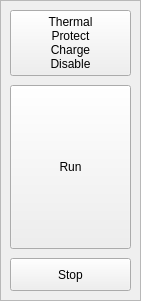
   <widget class="QFrame" name="frame_button">
    <property name="geometry">
     <rect>
      <x>10</x>
      <y>440</y>
      <width>141</width>
      <height>301</height>
     </rect>
    </property>
    <property name="sizePolicy">
     <sizepolicy hsizetype="Preferred" vsizetype="Preferred">
      <horstretch>0</horstretch>
      <verstretch>0</verstretch>
     </sizepolicy>
    </property>
    <property name="frameShape">
     <enum>QFrame::StyledPanel</enum>
    </property>
    <property name="frameShadow">
     <enum>QFrame::Raised</enum>
    </property>
    <layout class="QVBoxLayout" name="verticalLayout" stretch="4,10,2">
     <property name="spacing">
      <number>9</number>
     </property>
     <property name="sizeConstraint">
      <enum>QLayout::SetDefaultConstraint</enum>
     </property>
     <property name="leftMargin">
      <number>9</number>
     </property>
     <property name="topMargin">
      <number>9</number>
     </property>
     <property name="rightMargin">
      <number>9</number>
     </property>
     <property name="bottomMargin">
      <number>9</number>
     </property>
     <item>
      <widget class="QPushButton" name="therm_charge_dis_button">
       <property name="sizePolicy">
        <sizepolicy hsizetype="Minimum" vsizetype="Preferred">
         <horstretch>0</horstretch>
         <verstretch>0</verstretch>
        </sizepolicy>
       </property>
       <property name="text">
        <string>Thermal
Protect
Charge
Disable</string>
       </property>
      </widget>
     </item>
     <item>
      <widget class="QPushButton" name="run_button">
       <property name="sizePolicy">
        <sizepolicy hsizetype="Minimum" vsizetype="Preferred">
         <horstretch>0</horstretch>
         <verstretch>0</verstretch>
        </sizepolicy>
       </property>
       <property name="text">
        <string>Run</string>
       </property>
      </widget>
     </item>
     <item>
      <widget class="QPushButton" name="stop_button">
       <property name="sizePolicy">
        <sizepolicy hsizetype="Minimum" vsizetype="Preferred">
         <horstretch>0</horstretch>
         <verstretch>0</verstretch>
        </sizepolicy>
       </property>
       <property name="text">
        <string>Stop</string>
       </property>
      </widget>
     </item>
    </layout>
   </widget>
